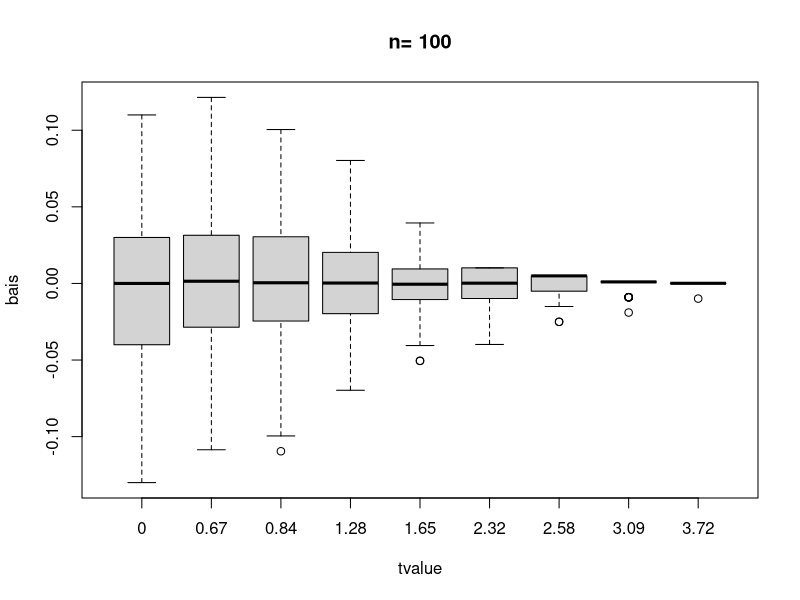
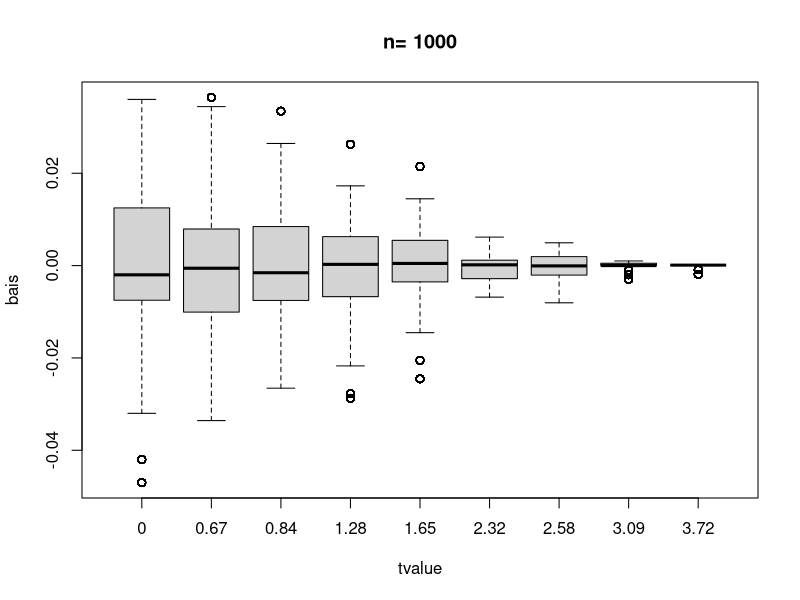
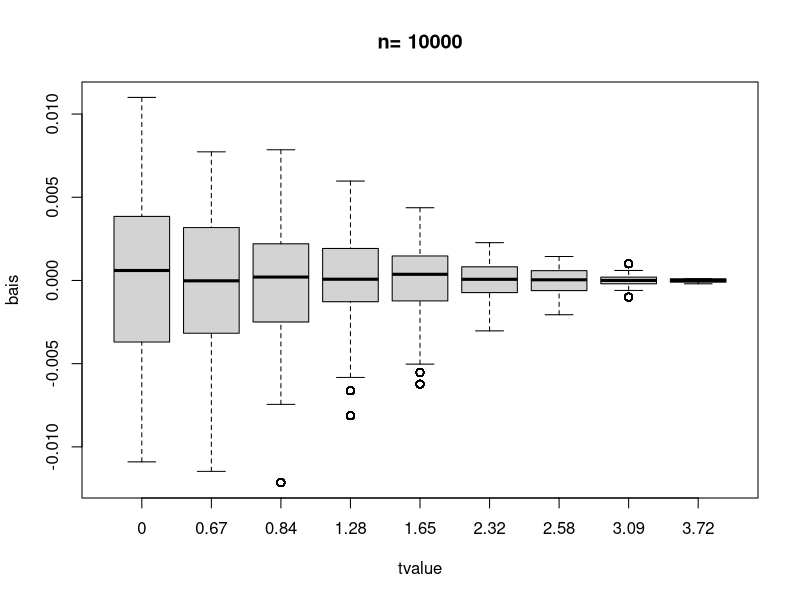

Here is the R script that generated these plots, in order:
## ---- chunk 1
knitr::opts_chunk$set(echo = TRUE)

## get output format in case something needs extra effort
outFormat <- knitr::opts_knit$get("rmarkdown.pandoc.to")

## specify global chunk options
knitr::opts_chunk$set(fig.width = 5, fig.height = 4, dpi = 300,
                      out.width = "90%", fig.align = "center")
require(kableExtra)
## ---- chunk 2
x <- c(0.0,0.67,0.84,1.28,1.65,2.32,2.58,3.09,3.72)
y <- pnorm(x, mean = 0, sd=1)
n <- c(100,1000,10000)
f <- matrix(0, nrow=3, ncol=9)
for (i in 1:3) {
  
  z <- rnorm(n[i], mean=0, sd=1)
  for(j in 1:9){
    for (k in 1:n[i]){
      if (z[k]<=x[j]){
        f[i,j] <- 1+f[i,j]
      }
    }
    f[i,j] <- f[i,j]/n[i]
  }
}
f <- data.frame(f)
colnames(f) <- x
f <- rbind(f,y)
row.names(f) <- c(100,1000,10000,"true") 
knitr::kable(f)
## ---- chunk 3
#generate 3 figures
for (m in 1:3){
  g <- rep(0,100*9)
#generate 1 figure by repeating 100 experiments
  for (i in 1:100){
    z <- rnorm(n[m], mean=0, sd=1)
#generate 9 t-bais in 1 experiment 
    for (j in 1:9){
#generate 1 t-bais
      for (k in 1:n[m]){
        if (z[k]<=x[j]){
          g[(i-1)*9+j] <- 1+g[(i-1)*9+j]
        }
      }
      g[(i-1)*9+j] <- g[(i-1)*9+j]/n[m]
      g[(i-1)*9+j] <- g[(i-1)*9+j] - y[j] 
    }
  }
  x <- rep(x,100)
  g <- data.frame(bais=g,tvalue=x)
  boxplot(bais~tvalue,g,main=paste("n=",n[m]))
}
